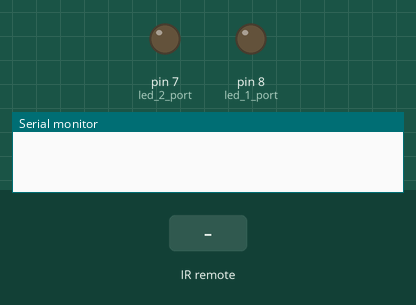
A sketch run on a simulated Arduino Uno, built with avr-gcc and run on an emulated ATmega328P. On the bench: output pins drawn as LEDs (lit = HIGH), the last lines printed to the serial monitor. The inputs (shaded band) are chosen by the test bench.

Above: at 1.2 s.
1.3 s: infrared code 0xFF30CF received
At 2.6 s:
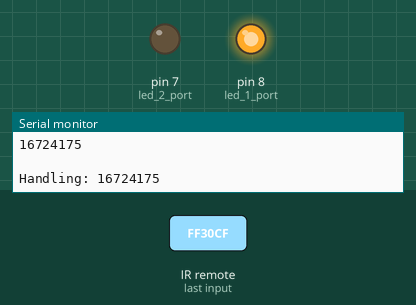
2.9 s: infrared code 0xFF18E7 received
At 3.8 s:
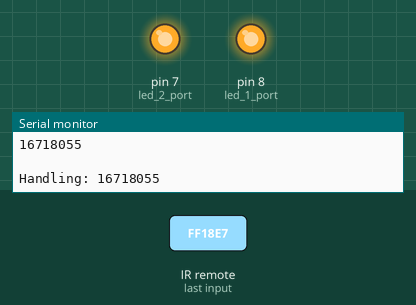
4.5 s: infrared code 0xFF30CF received
At 5.0 s:
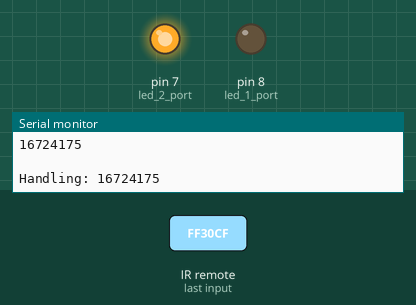
Timing chart, 0 to 7.5 s (numbered marks = the images above; inputs shaded):
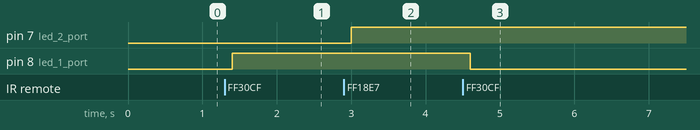

The sketch:

IRRemote.ino
```cpp
#include <IRremote.h>

// Using the remote to toggle leds on the breadboard
// Map the buttons to a command that puts the port for the led on high

// HX1838 IR receiver 38kHz
// http://dalincom.ru/datasheet/AX-1838HS.pdf

// Wiring from FRONT (with receiver part): LEFT = OUT, CENTER = GND, RIGHT = VCC
int irPort = 2;
int led_1_port = 8;
int led_2_port = 7;
IRrecv irrecv(irPort);
//1: 16724175
//2: 16718055
//3: 16743045
// Reset: 4294967295

const long IR_BUTTON_1 = 16724175;
const long IR_BUTTON_2 = 16718055;
const long IR_BUTTON_3 = 16743045;
const long IR_RESET = 4294967295;
int led_1_Status = LOW;
int led_2_Status = LOW;

void setup()
{
  Serial.begin(9600);
  pinMode(irPort, INPUT);
  pinMode(led_1_port, OUTPUT);
  pinMode(led_2_port, OUTPUT);
  irrecv.enableIRIn();
}

decode_results results;
void loop()
{

  if (irrecv.decode(&results))
  {

    Serial.println(results.value); //prints the value a a button press
    Serial.println(" ");
    irrecv.resume();              // Receive the next value
    delay(100); //Wait for the nex element to prevent button being hold toggling too much
    handleButton(results.value);
  }
}

void handleButton(long btnCode)
{
  Serial.print("Handling: ");
  Serial.print(btnCode);
  Serial.println();
  switch(btnCode)
  {
    case IR_BUTTON_1: led_1_Status = led_1_Status == LOW ? HIGH : LOW; toggleLed(led_1_port, led_1_Status); break;
    case IR_BUTTON_2: led_2_Status = led_2_Status == LOW ? HIGH : LOW; toggleLed(led_2_port, led_2_Status); break;
    case IR_RESET: Serial.println("Reset"); break;
    default: Serial.println("Unknown code"); break;
  }
}

void toggleLed(int port, int currVal) //Having this toggling the mode would be very nice!! Look into pointers again
{
  digitalWrite(port, currVal);
}
```

Measured:
- after the input at 1.3 s, pin 8 (led_1_port): LOW → HIGH after 0.10 s
- after the input at 2.9 s, pin 7 (led_2_port): LOW → HIGH after 0.10 s
- after the input at 4.5 s, pin 8 (led_1_port): HIGH → LOW after 0.10 s
